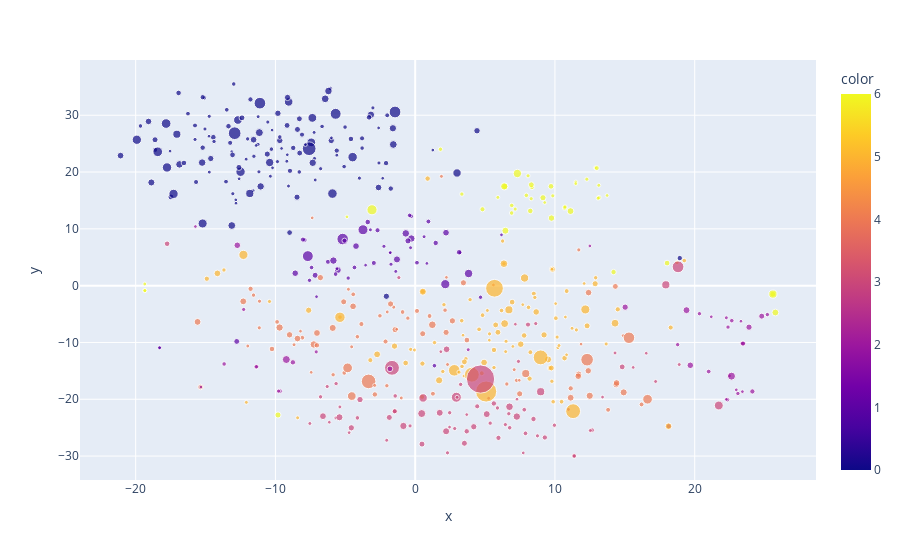

Here is the notebook cell this chart was saved with:
### Markdown cell above
### Clustering

### Code cell
from sklearn.cluster import DBSCAN, KMeans
import numpy as np

clustering = KMeans(n_clusters=7, random_state=RANDOM_STATE).fit(pure_embeddings)
fig = ex.scatter(x=components_tsne[:, 0], y=components_tsne[:, 1], color=clustering.labels_, size=df.o.values)

fig.write_html('docs/_includes/embeddings.html')

fig.show()

### Figure 1 — Plotly figure (JSON) as saved in the notebook; plotly's stock layout.template omitted (floating-point values rounded to 4 significant figures; data arrays with more than 128 entries replaced by an {"elided": "..."} marker saying what was removed)
{"data": [{"hovertemplate": "x=%{x}<br>y=%{y}<br>size=%{marker.size}<br>color=%{marker.color}<extra></extra>", "legendgroup": "", "marker": {"color": {"elided": "545 int values"}, "coloraxis": "coloraxis", "size": {"elided": "545 int values"}, "sizemode": "area", "sizeref": 1.157, "symbol": "circle"}, "mode": "markers", "name": "", "orientation": "v", "showlegend": false, "type": "scatter", "x": {"elided": "545 float values"}, "xaxis": "x", "y": {"elided": "545 float values"}, "yaxis": "y"}], "layout": {"coloraxis": {"colorbar": {"title": {"text": "color"}}, "colorscale": [[0, "#0d0887"], [0.1111, "#46039f"], [0.2222, "#7201a8"], [0.3333, "#9c179e"], [0.4444, "#bd3786"], [0.5556, "#d8576b"], [0.6667, "#ed7953"], [0.7778, "#fb9f3a"], [0.8889, "#fdca26"], [1, "#f0f921"]]}, "legend": {"itemsizing": "constant", "tracegroupgap": 0}, "margin": {"t": 60}, "xaxis": {"anchor": "y", "domain": [0, 1], "title": {"text": "x"}}, "yaxis": {"anchor": "x", "domain": [0, 1], "title": {"text": "y"}}}}
